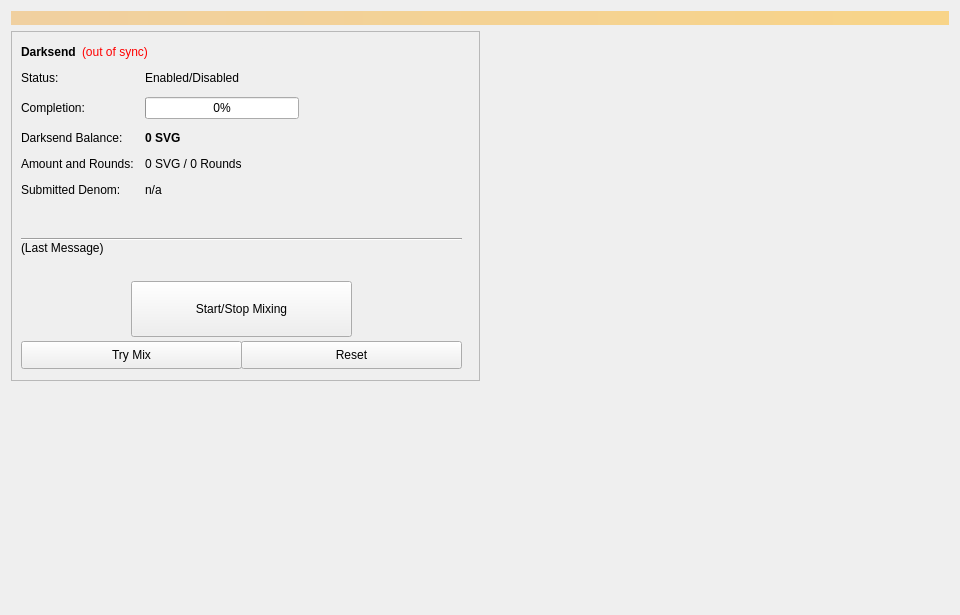
<?xml version="1.0" encoding="UTF-8"?>
<ui version="4.0">
 <class>Coinmix</class>
 <widget class="QWidget" name="Coinmix">
  <property name="geometry">
   <rect>
    <x>0</x>
    <y>0</y>
    <width>960</width>
    <height>615</height>
   </rect>
  </property>
  <property name="minimumSize">
   <size>
    <width>960</width>
    <height>0</height>
   </size>
  </property>
  <property name="windowTitle">
   <string>Form</string>
  </property>
  <layout class="QVBoxLayout" name="topLayout">
   <item>
    <widget class="QLabel" name="labelAlerts">
     <property name="visible">
      <bool>false</bool>
     </property>
     <property name="styleSheet">
      <string notr="true">background-color: qlineargradient(x1: 0, y1: 0, x2: 1, y2: 0, stop:0 #F0D0A0, stop:1 #F8D488); color:#000000;</string>
     </property>
     <property name="wordWrap">
      <bool>true</bool>
     </property>
     <property name="margin">
      <number>3</number>
     </property>
    </widget>
   </item>
   <item>
    <layout class="QHBoxLayout" name="horizontalLayout" stretch="1,1">
     <item>
      <layout class="QVBoxLayout" name="verticalLayout_2">
       <item>
        <widget class="QFrame" name="frameDarksend">
         <property name="minimumSize">
          <size>
           <width>0</width>
           <height>350</height>
          </size>
         </property>
         <property name="layoutDirection">
          <enum>Qt::LeftToRight</enum>
         </property>
         <property name="frameShape">
          <enum>QFrame::StyledPanel</enum>
         </property>
         <property name="frameShadow">
          <enum>QFrame::Raised</enum>
         </property>
         <widget class="QWidget" name="formLayoutWidget">
          <property name="geometry">
           <rect>
            <x>10</x>
            <y>40</y>
            <width>451</width>
            <height>161</height>
           </rect>
          </property>
          <layout class="QFormLayout" name="formLayout">
           <property name="fieldGrowthPolicy">
            <enum>QFormLayout::AllNonFixedFieldsGrow</enum>
           </property>
           <property name="horizontalSpacing">
            <number>11</number>
           </property>
           <property name="verticalSpacing">
            <number>12</number>
           </property>
           <item row="0" column="0">
            <widget class="QLabel" name="label_6">
             <property name="text">
              <string>Status:</string>
             </property>
            </widget>
           </item>
           <item row="1" column="0">
            <widget class="QLabel" name="label_7">
             <property name="text">
              <string>Completion:</string>
             </property>
            </widget>
           </item>
           <item row="1" column="1">
            <widget class="QProgressBar" name="DarksendProgress">
             <property name="maximumSize">
              <size>
               <width>154</width>
               <height>16777215</height>
              </size>
             </property>
             <property name="value">
              <number>0</number>
             </property>
            </widget>
           </item>
           <item row="2" column="0">
            <widget class="QLabel" name="labelAnonymizedText">
             <property name="text">
              <string>Darksend Balance:</string>
             </property>
            </widget>
           </item>
           <item row="2" column="1">
            <widget class="QLabel" name="labelAnonymized">
             <property name="font">
              <font>
               <weight>75</weight>
               <bold>true</bold>
              </font>
             </property>
             <property name="text">
              <string notr="true">0 SVG</string>
             </property>
            </widget>
           </item>
           <item row="3" column="0">
            <widget class="QLabel" name="label_8">
             <property name="text">
              <string>Amount and Rounds:</string>
             </property>
            </widget>
           </item>
           <item row="3" column="1">
            <widget class="QLabel" name="labelAmountRounds">
             <property name="text">
              <string>0 SVG / 0 Rounds</string>
             </property>
            </widget>
           </item>
           <item row="4" column="0">
            <widget class="QLabel" name="label_9">
             <property name="text">
              <string>Submitted Denom:</string>
             </property>
            </widget>
           </item>
           <item row="4" column="1">
            <widget class="QLabel" name="labelSubmittedDenom">
             <property name="toolTip">
              <string>The denominations you submitted to the Masternode.&lt;br&gt;To mix, other users must submit the exact same denominations.</string>
             </property>
             <property name="text">
              <string>n/a</string>
             </property>
            </widget>
           </item>
           <item row="0" column="1">
            <widget class="QLabel" name="DarksendEnabled">
             <property name="text">
              <string>Enabled/Disabled</string>
             </property>
            </widget>
           </item>
          </layout>
         </widget>
         <widget class="QPushButton" name="runAutoDenom">
          <property name="geometry">
           <rect>
            <x>251</x>
            <y>17</y>
            <width>1</width>
            <height>1</height>
           </rect>
          </property>
          <property name="palette">
           <palette>
            <active>
             <colorrole role="WindowText">
              <brush brushstyle="SolidPattern">
               <color alpha="255">
                <red>0</red>
                <green>0</green>
                <blue>0</blue>
               </color>
              </brush>
             </colorrole>
             <colorrole role="Button">
              <brush brushstyle="SolidPattern">
               <color alpha="255">
                <red>239</red>
                <green>238</green>
                <blue>238</blue>
               </color>
              </brush>
             </colorrole>
             <colorrole role="Light">
              <brush brushstyle="SolidPattern">
               <color alpha="255">
                <red>255</red>
                <green>255</green>
                <blue>255</blue>
               </color>
              </brush>
             </colorrole>
             <colorrole role="Midlight">
              <brush brushstyle="SolidPattern">
               <color alpha="255">
                <red>247</red>
                <green>246</green>
                <blue>246</blue>
               </color>
              </brush>
             </colorrole>
             <colorrole role="Dark">
              <brush brushstyle="SolidPattern">
               <color alpha="255">
                <red>119</red>
                <green>119</green>
                <blue>119</blue>
               </color>
              </brush>
             </colorrole>
             <colorrole role="Mid">
              <brush brushstyle="SolidPattern">
               <color alpha="255">
                <red>159</red>
                <green>159</green>
                <blue>159</blue>
               </color>
              </brush>
             </colorrole>
             <colorrole role="Text">
              <brush brushstyle="SolidPattern">
               <color alpha="255">
                <red>0</red>
                <green>0</green>
                <blue>0</blue>
               </color>
              </brush>
             </colorrole>
             <colorrole role="BrightText">
              <brush brushstyle="SolidPattern">
               <color alpha="255">
                <red>255</red>
                <green>255</green>
                <blue>255</blue>
               </color>
              </brush>
             </colorrole>
             <colorrole role="ButtonText">
              <brush brushstyle="SolidPattern">
               <color alpha="255">
                <red>0</red>
                <green>0</green>
                <blue>0</blue>
               </color>
              </brush>
             </colorrole>
             <colorrole role="Base">
              <brush brushstyle="SolidPattern">
               <color alpha="255">
                <red>255</red>
                <green>255</green>
                <blue>255</blue>
               </color>
              </brush>
             </colorrole>
             <colorrole role="Window">
              <brush brushstyle="SolidPattern">
               <color alpha="255">
                <red>239</red>
                <green>238</green>
                <blue>238</blue>
               </color>
              </brush>
             </colorrole>
             <colorrole role="Shadow">
              <brush brushstyle="SolidPattern">
               <color alpha="255">
                <red>0</red>
                <green>0</green>
                <blue>0</blue>
               </color>
              </brush>
             </colorrole>
             <colorrole role="AlternateBase">
              <brush brushstyle="SolidPattern">
               <color alpha="255">
                <red>247</red>
                <green>246</green>
                <blue>246</blue>
               </color>
              </brush>
             </colorrole>
             <colorrole role="ToolTipBase">
              <brush brushstyle="SolidPattern">
               <color alpha="255">
                <red>255</red>
                <green>255</green>
                <blue>220</blue>
               </color>
              </brush>
             </colorrole>
             <colorrole role="ToolTipText">
              <brush brushstyle="SolidPattern">
               <color alpha="255">
                <red>0</red>
                <green>0</green>
                <blue>0</blue>
               </color>
              </brush>
             </colorrole>
            </active>
            <inactive>
             <colorrole role="WindowText">
              <brush brushstyle="SolidPattern">
               <color alpha="255">
                <red>0</red>
                <green>0</green>
                <blue>0</blue>
               </color>
              </brush>
             </colorrole>
             <colorrole role="Button">
              <brush brushstyle="SolidPattern">
               <color alpha="255">
                <red>239</red>
                <green>238</green>
                <blue>238</blue>
               </color>
              </brush>
             </colorrole>
             <colorrole role="Light">
              <brush brushstyle="SolidPattern">
               <color alpha="255">
                <red>255</red>
                <green>255</green>
                <blue>255</blue>
               </color>
              </brush>
             </colorrole>
             <colorrole role="Midlight">
              <brush brushstyle="SolidPattern">
               <color alpha="255">
                <red>247</red>
                <green>246</green>
                <blue>246</blue>
               </color>
              </brush>
             </colorrole>
             <colorrole role="Dark">
              <brush brushstyle="SolidPattern">
               <color alpha="255">
                <red>119</red>
                <green>119</green>
                <blue>119</blue>
               </color>
              </brush>
             </colorrole>
             <colorrole role="Mid">
              <brush brushstyle="SolidPattern">
               <color alpha="255">
                <red>159</red>
                <green>159</green>
                <blue>159</blue>
               </color>
              </brush>
             </colorrole>
             <colorrole role="Text">
              <brush brushstyle="SolidPattern">
               <color alpha="255">
                <red>0</red>
                <green>0</green>
                <blue>0</blue>
               </color>
              </brush>
             </colorrole>
             <colorrole role="BrightText">
              <brush brushstyle="SolidPattern">
               <color alpha="255">
                <red>255</red>
                <green>255</green>
                <blue>255</blue>
               </color>
              </brush>
             </colorrole>
             <colorrole role="ButtonText">
              <brush brushstyle="SolidPattern">
               <color alpha="255">
                <red>0</red>
                <green>0</green>
                <blue>0</blue>
               </color>
              </brush>
             </colorrole>
             <colorrole role="Base">
              <brush brushstyle="SolidPattern">
               <color alpha="255">
                <red>255</red>
                <green>255</green>
                <blue>255</blue>
               </color>
              </brush>
             </colorrole>
             <colorrole role="Window">
              <brush brushstyle="SolidPattern">
               <color alpha="255">
                <red>239</red>
                <green>238</green>
                <blue>238</blue>
               </color>
              </brush>
             </colorrole>
             <colorrole role="Shadow">
              <brush brushstyle="SolidPattern">
               <color alpha="255">
                <red>0</red>
                <green>0</green>
                <blue>0</blue>
               </color>
              </brush>
             </colorrole>
             <colorrole role="AlternateBase">
              <brush brushstyle="SolidPattern">
               <color alpha="255">
                <red>247</red>
                <green>246</green>
                <blue>246</blue>
               </color>
              </brush>
             </colorrole>
             <colorrole role="ToolTipBase">
              <brush brushstyle="SolidPattern">
               <color alpha="255">
                <red>255</red>
                <green>255</green>
                <blue>220</blue>
               </color>
              </brush>
             </colorrole>
             <colorrole role="ToolTipText">
              <brush brushstyle="SolidPattern">
               <color alpha="255">
                <red>0</red>
                <green>0</green>
                <blue>0</blue>
               </color>
              </brush>
             </colorrole>
            </inactive>
            <disabled>
             <colorrole role="WindowText">
              <brush brushstyle="SolidPattern">
               <color alpha="255">
                <red>119</red>
                <green>119</green>
                <blue>119</blue>
               </color>
              </brush>
             </colorrole>
             <colorrole role="Button">
              <brush brushstyle="SolidPattern">
               <color alpha="255">
                <red>239</red>
                <green>238</green>
                <blue>238</blue>
               </color>
              </brush>
             </colorrole>
             <colorrole role="Light">
              <brush brushstyle="SolidPattern">
               <color alpha="255">
                <red>255</red>
                <green>255</green>
                <blue>255</blue>
               </color>
              </brush>
             </colorrole>
             <colorrole role="Midlight">
              <brush brushstyle="SolidPattern">
               <color alpha="255">
                <red>247</red>
                <green>246</green>
                <blue>246</blue>
               </color>
              </brush>
             </colorrole>
             <colorrole role="Dark">
              <brush brushstyle="SolidPattern">
               <color alpha="255">
                <red>119</red>
                <green>119</green>
                <blue>119</blue>
               </color>
              </brush>
             </colorrole>
             <colorrole role="Mid">
              <brush brushstyle="SolidPattern">
               <color alpha="255">
                <red>159</red>
                <green>159</green>
                <blue>159</blue>
               </color>
              </brush>
             </colorrole>
             <colorrole role="Text">
              <brush brushstyle="SolidPattern">
               <color alpha="255">
                <red>119</red>
                <green>119</green>
                <blue>119</blue>
               </color>
              </brush>
             </colorrole>
             <colorrole role="BrightText">
              <brush brushstyle="SolidPattern">
               <color alpha="255">
                <red>255</red>
                <green>255</green>
                <blue>255</blue>
               </color>
              </brush>
             </colorrole>
             <colorrole role="ButtonText">
              <brush brushstyle="SolidPattern">
               <color alpha="255">
                <red>119</red>
                <green>119</green>
                <blue>119</blue>
               </color>
              </brush>
             </colorrole>
             <colorrole role="Base">
              <brush brushstyle="SolidPattern">
               <color alpha="255">
                <red>239</red>
                <green>238</green>
                <blue>238</blue>
               </color>
              </brush>
             </colorrole>
             <colorrole role="Window">
              <brush brushstyle="SolidPattern">
               <color alpha="255">
                <red>239</red>
                <green>238</green>
                <blue>238</blue>
               </color>
              </brush>
             </colorrole>
             <colorrole role="Shadow">
              <brush brushstyle="SolidPattern">
               <color alpha="255">
                <red>0</red>
                <green>0</green>
                <blue>0</blue>
               </color>
              </brush>
             </colorrole>
             <colorrole role="AlternateBase">
              <brush brushstyle="SolidPattern">
               <color alpha="255">
                <red>239</red>
                <green>238</green>
                <blue>238</blue>
               </color>
              </brush>
             </colorrole>
             <colorrole role="ToolTipBase">
              <brush brushstyle="SolidPattern">
               <color alpha="255">
                <red>255</red>
                <green>255</green>
                <blue>220</blue>
               </color>
              </brush>
             </colorrole>
             <colorrole role="ToolTipText">
              <brush brushstyle="SolidPattern">
               <color alpha="255">
                <red>0</red>
                <green>0</green>
                <blue>0</blue>
               </color>
              </brush>
             </colorrole>
            </disabled>
           </palette>
          </property>
          <property name="focusPolicy">
           <enum>Qt::NoFocus</enum>
          </property>
          <property name="autoFillBackground">
           <bool>true</bool>
          </property>
          <property name="text">
           <string/>
          </property>
          <property name="flat">
           <bool>true</bool>
          </property>
         </widget>
         <widget class="QPushButton" name="toggleDarksend">
          <property name="geometry">
           <rect>
            <x>120</x>
            <y>250</y>
            <width>221</width>
            <height>56</height>
           </rect>
          </property>
          <property name="sizePolicy">
           <sizepolicy hsizetype="MinimumExpanding" vsizetype="Fixed">
            <horstretch>0</horstretch>
            <verstretch>0</verstretch>
           </sizepolicy>
          </property>
          <property name="text">
           <string>Start/Stop Mixing</string>
          </property>
         </widget>
         <widget class="Line" name="lineLastMessage">
          <property name="geometry">
           <rect>
            <x>10</x>
            <y>200</y>
            <width>441</width>
            <height>16</height>
           </rect>
          </property>
          <property name="orientation">
           <enum>Qt::Horizontal</enum>
          </property>
         </widget>
         <widget class="QLabel" name="DarksendStatus">
          <property name="geometry">
           <rect>
            <x>10</x>
            <y>210</y>
            <width>451</width>
            <height>43</height>
           </rect>
          </property>
          <property name="minimumSize">
           <size>
            <width>288</width>
            <height>43</height>
           </size>
          </property>
          <property name="text">
           <string>(Last Message)</string>
          </property>
          <property name="alignment">
           <set>Qt::AlignLeading|Qt::AlignLeft|Qt::AlignTop</set>
          </property>
          <property name="wordWrap">
           <bool>true</bool>
          </property>
         </widget>
         <widget class="QPushButton" name="DarksendAuto">
          <property name="geometry">
           <rect>
            <x>10</x>
            <y>310</y>
            <width>221</width>
            <height>28</height>
           </rect>
          </property>
          <property name="sizePolicy">
           <sizepolicy hsizetype="MinimumExpanding" vsizetype="Fixed">
            <horstretch>0</horstretch>
            <verstretch>0</verstretch>
           </sizepolicy>
          </property>
          <property name="toolTip">
           <string>Try to manually submit a Darksend request.</string>
          </property>
          <property name="text">
           <string>Try Mix</string>
          </property>
         </widget>
         <widget class="QPushButton" name="DarksendReset">
          <property name="geometry">
           <rect>
            <x>230</x>
            <y>310</y>
            <width>221</width>
            <height>28</height>
           </rect>
          </property>
          <property name="sizePolicy">
           <sizepolicy hsizetype="MinimumExpanding" vsizetype="Fixed">
            <horstretch>0</horstretch>
            <verstretch>0</verstretch>
           </sizepolicy>
          </property>
          <property name="toolTip">
           <string>Reset the current status of Darksend (can interrupt Darksend if it's in the process of Mixing, which can cost you money!)</string>
          </property>
          <property name="autoFillBackground">
           <bool>false</bool>
          </property>
          <property name="text">
           <string>Reset</string>
          </property>
         </widget>
         <widget class="QWidget" name="layoutWidget">
          <property name="geometry">
           <rect>
            <x>10</x>
            <y>10</y>
            <width>431</width>
            <height>22</height>
           </rect>
          </property>
          <layout class="QHBoxLayout" name="horizontalLayout_5">
           <item>
            <widget class="QLabel" name="label_2">
             <property name="font">
              <font>
               <weight>75</weight>
               <bold>true</bold>
              </font>
             </property>
             <property name="text">
              <string>Darksend</string>
             </property>
            </widget>
           </item>
           <item>
            <widget class="QLabel" name="labelDarksendSyncStatus">
             <property name="toolTip">
              <string>The displayed information may be out of date. Your wallet automatically synchronizes with the SVG network after a connection is established, but this process has not completed yet.</string>
             </property>
             <property name="styleSheet">
              <string notr="true">QLabel { color: red; }</string>
             </property>
             <property name="text">
              <string notr="true">(out of sync)</string>
             </property>
             <property name="alignment">
              <set>Qt::AlignLeading|Qt::AlignLeft|Qt::AlignVCenter</set>
             </property>
            </widget>
           </item>
           <item>
            <spacer name="horizontalSpacer_4">
             <property name="orientation">
              <enum>Qt::Horizontal</enum>
             </property>
             <property name="sizeHint" stdset="0">
              <size>
               <width>40</width>
               <height>20</height>
              </size>
             </property>
            </spacer>
           </item>
          </layout>
         </widget>
        </widget>
       </item>
       <item>
        <spacer name="verticalSpacer">
         <property name="orientation">
          <enum>Qt::Vertical</enum>
         </property>
         <property name="sizeHint" stdset="0">
          <size>
           <width>20</width>
           <height>40</height>
          </size>
         </property>
        </spacer>
       </item>
      </layout>
     </item>
     <item>
      <layout class="QVBoxLayout" name="verticalLayout_3">
       <item>
        <spacer name="verticalSpacer_2">
         <property name="orientation">
          <enum>Qt::Vertical</enum>
         </property>
         <property name="sizeType">
          <enum>QSizePolicy::Expanding</enum>
         </property>
         <property name="sizeHint" stdset="0">
          <size>
           <width>20</width>
           <height>40</height>
          </size>
         </property>
        </spacer>
       </item>
      </layout>
     </item>
    </layout>
   </item>
  </layout>
 </widget>
 <resources/>
 <connections/>
</ui>
